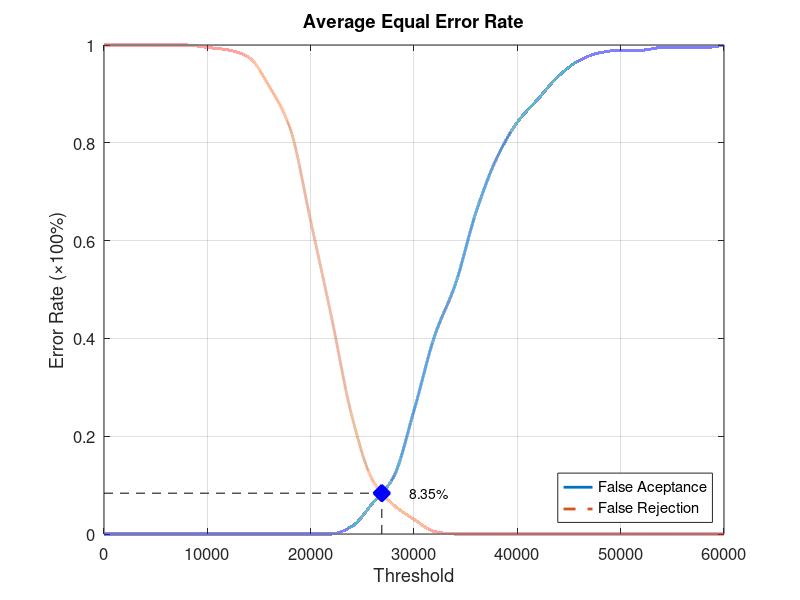
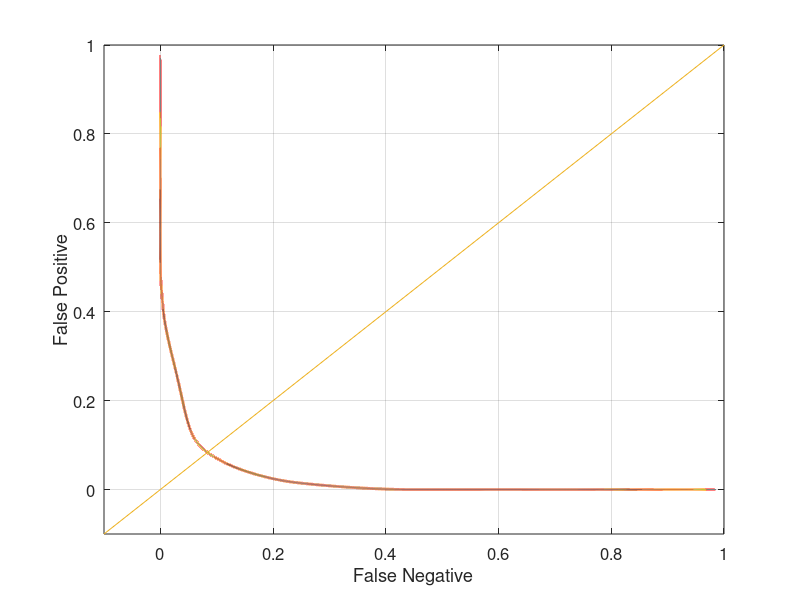

Reproduce these figures in MATLAB, in order.
function yEER = Database4_4
close all;
clear;
clc;
x = 0:2000:60000;
xq = 0:0.5:60000;

y0 = [0 0 0 0 0 0 0 0 0 0 0 0 0.0157895 0.0631579 0.115789 0.252632 0.405263 0.510526 0.657895 0.768421 0.842105 0.889474 0.936842 0.968421 0.984211 0.989474 0.989474 0.994737 0.994737 0.994737 1];
yy0 = interp1(x, y0, xq, 'pchip');
y1 = [1 1 1 1 1 0.995 0.99 0.975 0.915 0.83 0.64 0.445 0.24 0.11 0.06 0.03 0.005 0 0 0 0 0 0 0 0 0 0 0 0 0 0];
yy1 = interp1(x, y1, xq, 'pchip');

% Calculating EER: 
y2 = abs(y0 - y1);
find(y2 == min(y2))
yy2 = abs(yy0 - yy1);
xEER = find(yy2 == min(yy2));
xEERIndex = xq(xEER) % X-axis EER
yEER = yy0(xEER) % Y-axis EER

main = figure
plot(xq, yy0,'-','LineWidth', 2);	hold on
plot(xq, yy1,'--','LineWidth', 2);	hold on
plot([xEERIndex xEERIndex], [0 yEER], 'k--');	hold on
plot([0 xEERIndex], [yEER yEER], 'k--');	hold on
plot(xEERIndex, yEER, 'bx', 'LineWidth', 10);	hold on
text(xEERIndex + 10 * xEERIndex / 100, yEER, [num2str(round((10000 * yEER)) / 100) '%'])
legend('False Aceptance', 'False Rejection', 'Location', 'SouthEast')
xlabel('Threshold')
ylabel('Error Rate (\times100%)')
title('Average Equal Error Rate')
set(gca, 'FontSize', 12)
axis([0 60000 0 1])
grid on

print(main, 'Database4_4Main', '-dpng');
FNRxFPR = figure('Color', [1 1 1]);
plot(yy1, yy0, '-', yy1, yy0, 'LineWidth', 2);
hold on
y = -0.1:0.1:1
plot(y, y); 
set(gca, 'FontSize', 12)
xlabel('False Negative')
ylabel('False Positive')
axis([-0.1 1 -0.1 1])
set(gca, 'FontSize', 12)
grid on

print(FNRxFPR, 'Database4_4FNRxFPR','-dpng');
end
